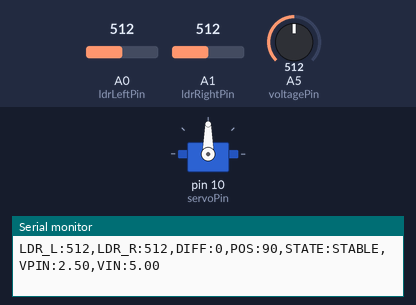
A sketch run on a simulated Arduino Uno, built with avr-gcc and run on an emulated ATmega328P. Shown: servo, the last lines printed to the serial monitor. Inputs (shaded band) come from the test bench; at power-on: A0 (ldrLeftPin) = 512, A1 (ldrRightPin) = 512, A5 (voltagePin) = 512.

Above: at 1.7 s.
1.8 s: A0 (ldrLeftPin) set to 539
At 3.04 s:
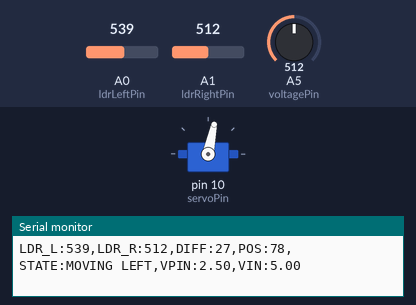
4.8 s: A1 (ldrRightPin) set to 543
At 4.8 s:
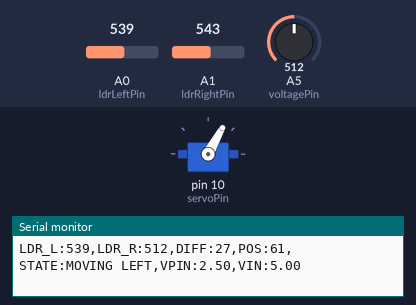
6.3 s: A1 (ldrRightPin) set to 511
At 7.45 s:
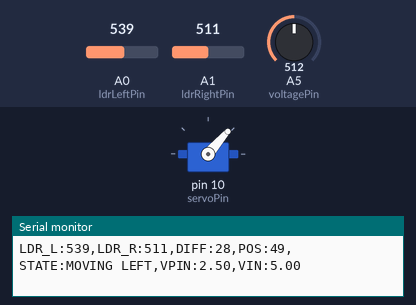
9.3 s: A0 (ldrLeftPin) set to 511
At 9.3 s:
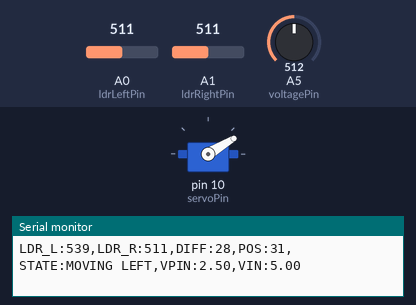
10.8 s: A0 (ldrLeftPin) set to 716
At 14.0 s:
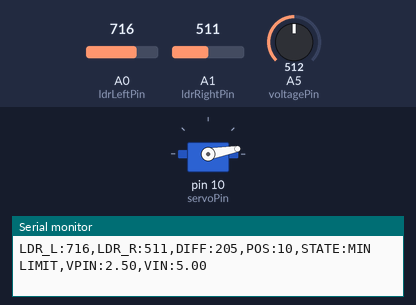
Timing chart, 0 to 14.8 s (numbered marks = the images above; inputs shaded):
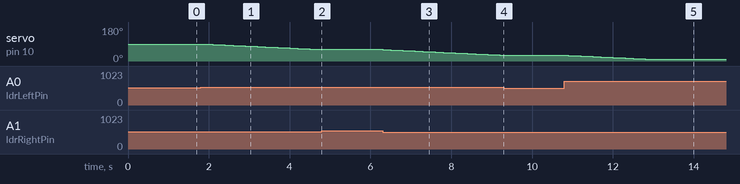

The sketch:

combined_code_final.ino
```cpp
#include <Servo.h>

// ================================
// PIN DEFINITIONS
// ================================
const int ldrLeftPin = A0;      // Left LDR sensor pin
const int ldrRightPin = A1;     // Right LDR sensor pin
const int voltagePin = A5;      // Voltage sensor analog pin
const int servoPin = 10;        // Servo signal pin

// ================================
// SERVO CONFIGURATION
// ================================
Servo trackerServo;
int servoPosition = 90;         // Starting position
const int minLimit = 10;        // Minimum servo angle
const int maxLimit = 170;       // Maximum servo angle

// ================================
// TRACKING & VOLTAGE CONFIGURATION
// ================================
const int tolerance = 10;       // Light difference threshold
const float V_REF = 5.0;        // Reference voltage (5.0V for UNO/Nano)

// Non-blocking timer intervals
const unsigned long trackerInterval = 100; // Tracking update every 100 ms
const unsigned long voltageInterval = 500; // Voltage update every 500 ms

unsigned long lastTrackerTime = 0;
unsigned long lastVoltageTime = 0;

// Global voltage variables for telemetry transmission
float currentVPin = 0.0;
float currentVIn = 0.0;

void setup() {
  Serial.begin(9600);
  trackerServo.attach(servoPin);
  trackerServo.write(servoPosition);
  delay(500);

  Serial.println("SYSTEM:INITIALIZED");
}

void loop() {
  unsigned long currentMillis = millis();

  // 1. VOLTAGE MONITORING TASK (Every 500 ms)
  if (currentMillis - lastVoltageTime >= voltageInterval) {
    lastVoltageTime = currentMillis;

    int rawADC = analogRead(voltagePin);
    currentVPin = (rawADC * V_REF) / 1023.0;
    currentVIn = currentVPin * 2.0; // Divider factor (x2)
  }

  // 2. SOLAR TRACKING & SERIAL TELEMETRY (Every 100 ms)
  if (currentMillis - lastTrackerTime >= trackerInterval) {
    lastTrackerTime = currentMillis;

    int ldrLeft = analogRead(ldrLeftPin);
    int ldrRight = analogRead(ldrRightPin);
    int difference = abs(ldrLeft - ldrRight);
    const char* state = "STABLE";

    if (difference > tolerance) {
      if (ldrLeft > ldrRight) {
        if (servoPosition > minLimit) {
          servoPosition--;
          state = "MOVING LEFT";
        } else {
          state = "MIN LIMIT";
        }
      } else if (ldrRight > ldrLeft) {
        if (servoPosition < maxLimit) {
          servoPosition++;
          state = "MOVING RIGHT";
        } else {
          state = "MAX LIMIT";
        }
      }
      trackerServo.write(servoPosition);
    }

    // Key-value output formatted for Python parser
    Serial.print("LDR_L:");
    Serial.print(ldrLeft);
    Serial.print(",LDR_R:");
    Serial.print(ldrRight);
    Serial.print(",DIFF:");
    Serial.print(difference);
    Serial.print(",POS:");
    Serial.print(servoPosition);
    Serial.print(",STATE:");
    Serial.print(state);
    Serial.print(",VPIN:");
    Serial.print(currentVPin, 2);
    Serial.print(",VIN:");
    Serial.println(currentVIn, 2);
  }
}
```

Measured:
- the behaviour switches between 522 and 523 on A0 (ldrLeftPin) (found by bisection; images 0 and 1)
- the behaviour switches between 528 and 529 on A1 (ldrRightPin) (found by bisection; images 1 and 2)
- after the input at 1.8 s, servo on pin 10 (servoPin): moves from 90° to 61° over 2.8 s, starting after 0.10 s
- after the input at 4.8 s, servo on pin 10 (servoPin): stays 61° (without the input it goes to 60° after 0.00 s)
- after the input at 6.3 s, servo on pin 10 (servoPin): moves from 61° to 31° over 2.9 s, starting at once
- after the input at 9.3 s, servo on pin 10 (servoPin): stays 31° (without the input it goes to 30° after 0.00 s)
- after the input at 10.8 s, servo on pin 10 (servoPin): moves from 31° to 10° over 2.0 s, starting at once
